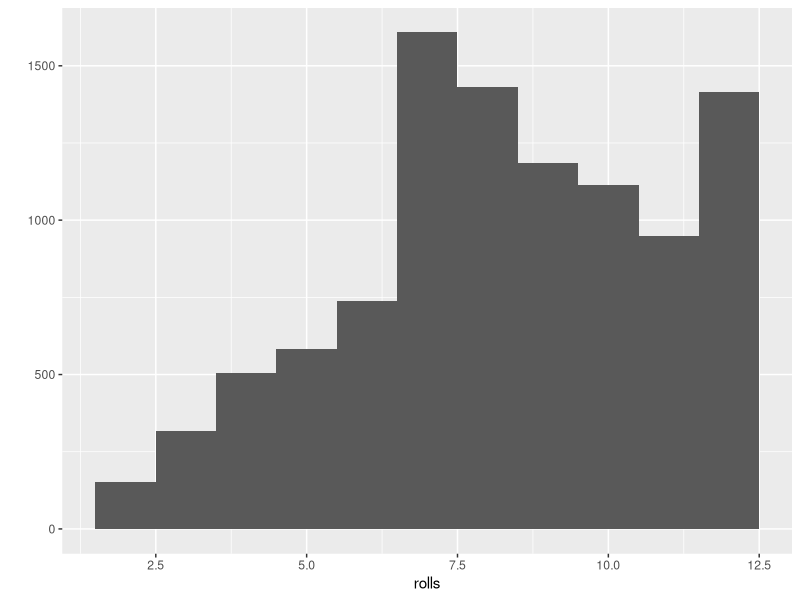

The R source for this figure:
# simulate rolling a pair of dice
roll <- function() {
  die <- 1:6
  dice <- sample(die, size=2, replace=TRUE,
                 prob=c(1/8, 1/8, 1/8, 1/8, 1/8, 3/8))
  sum(dice)
}

roll2 <- function(bones=1:6) {
  dice <- sample(bones, size=2, replace=TRUE)
  sum(dice)
}

require(ggplot2)
rolls <- replicate(10000, roll())
qplot(rolls, binwidth=1)
